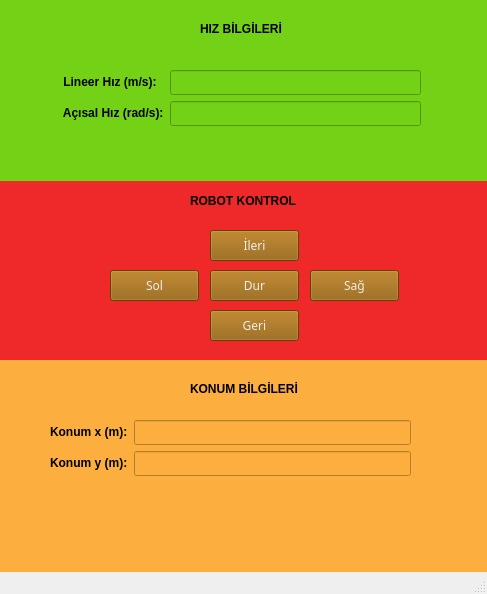
<?xml version="1.0" encoding="UTF-8"?>
<ui version="4.0">
 <class>Robot_Kontrol</class>
 <widget class="QMainWindow" name="Robot_Kontrol">
  <property name="geometry">
   <rect>
    <x>0</x>
    <y>0</y>
    <width>487</width>
    <height>594</height>
   </rect>
  </property>
  <property name="minimumSize">
   <size>
    <width>487</width>
    <height>594</height>
   </size>
  </property>
  <property name="maximumSize">
   <size>
    <width>487</width>
    <height>594</height>
   </size>
  </property>
  <property name="font">
   <font>
    <family>aakar</family>
    <weight>50</weight>
    <bold>false</bold>
   </font>
  </property>
  <property name="windowTitle">
   <string>KOL-KAR S</string>
  </property>
  <property name="styleSheet">
   <string notr="true"/>
  </property>
  <widget class="QWidget" name="centralwidget">
   <widget class="QWidget" name="widget" native="true">
    <property name="geometry">
     <rect>
      <x>0</x>
      <y>180</y>
      <width>491</width>
      <height>181</height>
     </rect>
    </property>
    <property name="styleSheet">
     <string notr="true">background-color: rgb(239, 41, 41);</string>
    </property>
    <widget class="QLabel" name="label_robot_kontrolleri">
     <property name="geometry">
      <rect>
       <x>190</x>
       <y>10</y>
       <width>131</width>
       <height>21</height>
      </rect>
     </property>
     <property name="font">
      <font>
       <weight>75</weight>
       <bold>true</bold>
      </font>
     </property>
     <property name="text">
      <string>ROBOT KONTROL</string>
     </property>
    </widget>
    <widget class="QPushButton" name="button_forward">
     <property name="geometry">
      <rect>
       <x>210</x>
       <y>50</y>
       <width>89</width>
       <height>31</height>
      </rect>
     </property>
     <property name="styleSheet">
      <string notr="true">color: rgb(238, 238, 236);
background-color: rgb(143, 89, 2);</string>
     </property>
     <property name="text">
      <string>İleri</string>
     </property>
    </widget>
    <widget class="QPushButton" name="button_right">
     <property name="geometry">
      <rect>
       <x>310</x>
       <y>90</y>
       <width>89</width>
       <height>31</height>
      </rect>
     </property>
     <property name="styleSheet">
      <string notr="true">color: rgb(238, 238, 236);
background-color: rgb(143, 89, 2);</string>
     </property>
     <property name="text">
      <string>Sağ</string>
     </property>
    </widget>
    <widget class="QPushButton" name="button_stop">
     <property name="geometry">
      <rect>
       <x>210</x>
       <y>90</y>
       <width>89</width>
       <height>31</height>
      </rect>
     </property>
     <property name="styleSheet">
      <string notr="true">color: rgb(238, 238, 236);
background-color: rgb(143, 89, 2);
</string>
     </property>
     <property name="text">
      <string>Dur</string>
     </property>
    </widget>
    <widget class="QPushButton" name="button_back">
     <property name="geometry">
      <rect>
       <x>210</x>
       <y>130</y>
       <width>89</width>
       <height>31</height>
      </rect>
     </property>
     <property name="styleSheet">
      <string notr="true">color: rgb(238, 238, 236);
background-color: rgb(143, 89, 2);</string>
     </property>
     <property name="text">
      <string>Geri</string>
     </property>
    </widget>
    <widget class="QPushButton" name="button_left">
     <property name="geometry">
      <rect>
       <x>110</x>
       <y>90</y>
       <width>89</width>
       <height>31</height>
      </rect>
     </property>
     <property name="styleSheet">
      <string notr="true">color: rgb(238, 238, 236);
background-color: rgb(143, 89, 2);</string>
     </property>
     <property name="text">
      <string>Sol</string>
     </property>
    </widget>
   </widget>
   <widget class="QWidget" name="widget_2" native="true">
    <property name="geometry">
     <rect>
      <x>0</x>
      <y>0</y>
      <width>491</width>
      <height>181</height>
     </rect>
    </property>
    <property name="styleSheet">
     <string notr="true">background-color: rgb(115, 210, 22);</string>
    </property>
    <widget class="QWidget" name="formLayoutWidget">
     <property name="geometry">
      <rect>
       <x>60</x>
       <y>70</y>
       <width>361</width>
       <height>71</height>
      </rect>
     </property>
     <layout class="QFormLayout" name="formLayout">
      <item row="0" column="1">
       <widget class="QLineEdit" name="line_ms">
        <property name="readOnly">
         <bool>true</bool>
        </property>
       </widget>
      </item>
      <item row="1" column="0">
       <widget class="QLabel" name="label_rads">
        <property name="font">
         <font>
          <weight>75</weight>
          <bold>true</bold>
         </font>
        </property>
        <property name="text">
         <string> Açısal Hız (rad/s):</string>
        </property>
       </widget>
      </item>
      <item row="1" column="1">
       <widget class="QLineEdit" name="line_rads">
        <property name="readOnly">
         <bool>true</bool>
        </property>
       </widget>
      </item>
      <item row="0" column="0">
       <widget class="QLabel" name="label_ms">
        <property name="font">
         <font>
          <weight>75</weight>
          <bold>true</bold>
         </font>
        </property>
        <property name="text">
         <string> Lineer Hız (m/s):</string>
        </property>
       </widget>
      </item>
     </layout>
    </widget>
    <widget class="QLabel" name="label_hiz_bilgileri">
     <property name="geometry">
      <rect>
       <x>200</x>
       <y>20</y>
       <width>101</width>
       <height>17</height>
      </rect>
     </property>
     <property name="font">
      <font>
       <weight>75</weight>
       <bold>true</bold>
      </font>
     </property>
     <property name="text">
      <string>HIZ BİLGİLERİ</string>
     </property>
    </widget>
   </widget>
   <widget class="QWidget" name="widget_3" native="true">
    <property name="geometry">
     <rect>
      <x>0</x>
      <y>360</y>
      <width>491</width>
      <height>221</height>
     </rect>
    </property>
    <property name="styleSheet">
     <string notr="true">background-color: rgb(252, 175, 62);</string>
    </property>
    <widget class="QWidget" name="formLayoutWidget_2">
     <property name="geometry">
      <rect>
       <x>50</x>
       <y>60</y>
       <width>361</width>
       <height>71</height>
      </rect>
     </property>
     <layout class="QFormLayout" name="formLayout_2">
      <item row="0" column="0">
       <widget class="QLabel" name="label_x">
        <property name="font">
         <font>
          <weight>75</weight>
          <bold>true</bold>
         </font>
        </property>
        <property name="text">
         <string>Konum x (m):</string>
        </property>
       </widget>
      </item>
      <item row="0" column="1">
       <widget class="QLineEdit" name="line_x">
        <property name="readOnly">
         <bool>true</bool>
        </property>
       </widget>
      </item>
      <item row="1" column="0">
       <widget class="QLabel" name="label_y">
        <property name="font">
         <font>
          <weight>75</weight>
          <bold>true</bold>
         </font>
        </property>
        <property name="text">
         <string>Konum y (m):</string>
        </property>
       </widget>
      </item>
      <item row="1" column="1">
       <widget class="QLineEdit" name="line_y">
        <property name="readOnly">
         <bool>true</bool>
        </property>
       </widget>
      </item>
     </layout>
    </widget>
    <widget class="QLabel" name="label_3">
     <property name="geometry">
      <rect>
       <x>190</x>
       <y>20</y>
       <width>131</width>
       <height>17</height>
      </rect>
     </property>
     <property name="font">
      <font>
       <weight>75</weight>
       <bold>true</bold>
      </font>
     </property>
     <property name="text">
      <string>KONUM BİLGİLERİ</string>
     </property>
    </widget>
   </widget>
  </widget>
  <widget class="QMenuBar" name="menubar">
   <property name="geometry">
    <rect>
     <x>0</x>
     <y>0</y>
     <width>487</width>
     <height>22</height>
    </rect>
   </property>
  </widget>
  <widget class="QStatusBar" name="statusbar"/>
 </widget>
 <resources/>
 <connections/>
</ui>
